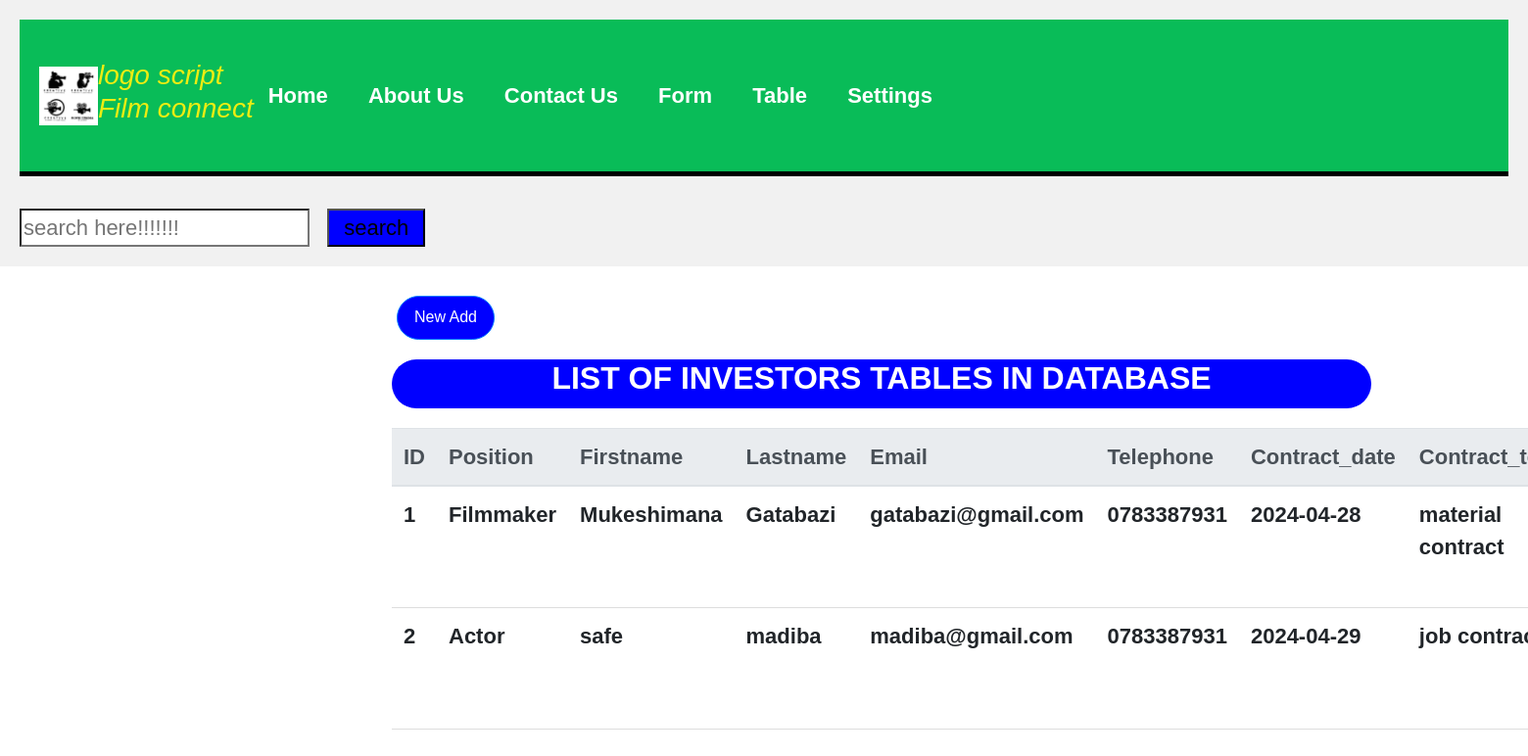
Screenshot of /contractview.php with the database file from the repository.
### tables this page shows
CREATE TABLE `contract` (
  `id` int(11) NOT NULL,
  `position` varchar(50) NOT NULL,
  `firstname` varchar(50) NOT NULL,
  `lastname` varchar(50) NOT NULL,
  `email` varchar(50) NOT NULL,
  `telephone` varchar(50) NOT NULL,
  `contract_date` varchar(50) NOT NULL,
  `contract_text` varchar(50) NOT NULL,
  `nationality` varchar(50) NOT NULL,
  `makeAt` datetime DEFAULT current_timestamp()
);

### contractview.php (the view, shortened to what this page needs)
<!DOCTYPE html>
<html lang="en">
<head>
  <link rel="stylesheet" href="https://stackpath.bootstrapcdn.com/bootstrap/4.5.2/css/bootstrap.min.css">
  <link rel="stylesheet" type="text/css" href="style1.css" title="style1" media="screen,tv,print,handheld"/>
</head>
<body>
<header>
<div class="header">
    <img class="logo" src="logo.jpg" alt="Logo">
    <h3 class="tu"><i>logo script <br> Film connect </i></h3>
    <ul class="navigation">
      <li><a href="home.php">Home</a></li>
              <li><a href="about us.php">About Us</a></li>
        <li><a href="contactus.html">Contact Us</a></li>
        <li class="dropdown">
          <a href="#">Form</a>
        </li>
        <li class="dropdown">
        <a href="#">Table</a>
      </li>
        <li class="dropdown">
      <a href="#">Settings</a>
    </li>
    </ul>
</div>
    <br>
 <form action="search.php" method="GET">
      <input type="search" name="query" placeholder="search here!!!!!!!">&nbsp;&nbsp;&nbsp;<button type="submit" style="background-color: blue;width: 100px;">search</button>
    </form></div></li></ul></div></header>
  <div class="container">
    <a href='/filmmakersystem/contract.php' class="add btn btn-primary">New Add</a>
    <div class="text-center">
      <center><h2 class="list">LIST OF INVESTORS TABLES IN DATABASE</h2></center>
      <table class="table">
        <thead class="thead-light">
          <tr>
            <th>ID</th>
            <th>Position</th>
            <th>Firstname</th>
            <th>Lastname</th>
            <th>Email</th>
            <th>Telephone</th>
            <th>Contract_date</th>
            <th>Contract_text</th>
          </tr>
        </thead>
        <tbody>
          <?php
          include "dbconnection.php";
          $sql = "SELECT * FROM contract";
          $result = $connection->query($sql);
          while ($row = $result->fetch_assoc()) {
            echo "
              <tr>
                <td>{$row['id']}</td>
                <td>{$row['position']}</td>
                <td>{$row['firstname']}</td>
                <td>{$row['lastname']}</td>
                <td>{$row['email']}</td>
                <td>{$row['telephone']}</td>
                <td>{$row['contract_date']}</td>
                <td>{$row['contract_text']}</td>
                <td>{$row['nationality']}</td>
                <td>{$row['makeAt']}</td>
                <td>
                  <a href='/filmmakersystem/contractedit.php?id={$row['id']}' class='btn btn-primary'>Edit</a>
                </td>
                <td>
                  <a href='/filmmakersystem/filmdelete.php?id={$row['id']}' class='btn btn-danger'>Delete</a>
                </td>
              </tr>
            ";
          }
          ?>
        </tbody>
      </table>
    </div>
  </div>
</body>
</html>

### style1.css (style rules this page uses)
body { margin: 0; padding: 0; font-weight: bold; font-size: 22px; }
header { background-color: #f1f1f1; padding: 20px; }
.dropdown { position: right; display: inline-block; direction: rtl; }

### contractview.php (style rules this page uses)
body { font-family: Arial, sans-serif; margin: 10; padding: 10; }
.navigation a:link { color: white; background-color:none; padding: 5px; margin: 5px; border-radius: 15px; }
.header { display: flex; justify-content: space-between; align-items: center; padding: 40px 20px; background-color: rgb(9, 188, 88); border-bottom: 5px solid black; }
.logo { width: 60px; height: auto; }
.navigation { list-style-type: none; margin: 0; padding: 0; text-align:none; flex-grow: 2; }
.navigation li { display: inline-block; margin-right: 5px; padding: 5px; }
.navigation li:last-child { margin-right: 0; }
.navigation li a { text-decoration: none; color: #333; }
.container { max-width: 800px; margin: 0 auto; padding: 20px; }
.tu { color: rgb(237, 237, 18); }
body { font-family: Arial, sans-serif; }
h2 { margin-top: 20px; margin-bottom: 20px; }
table { width: 100%; border-collapse: collapse; }
th, td { padding: 8px; text-align: left; border-bottom: 1px solid #ddd; }
th { background-color: #f2f2f2; }
.add { margin-left: 5px; margin-top: 10px; background-color: blue; color: white; width: 100px; border-radius: 25px; height: 45px; display: inline-block; text-decoration: none; text-align: center; line-height: 30px; }
.list { width:1000px; height: 50px; background-Color:blue; color:white; border-radius: 30px; font-weight:bold; text-align:center; }

### rows the page displays
contract: id "1", position "Filmmaker", firstname "Mukeshimana", lastname "Gatabazi", email "gatabazi@gmail.com", telephone "0783387931", contract_date "2024-04-28", contract_text "material contract"
contract: id "2", position "Actor", firstname "safe", lastname "madiba", email "madiba@gmail.com", telephone "0783387931", contract_date "2024-04-29", contract_text "job…"
